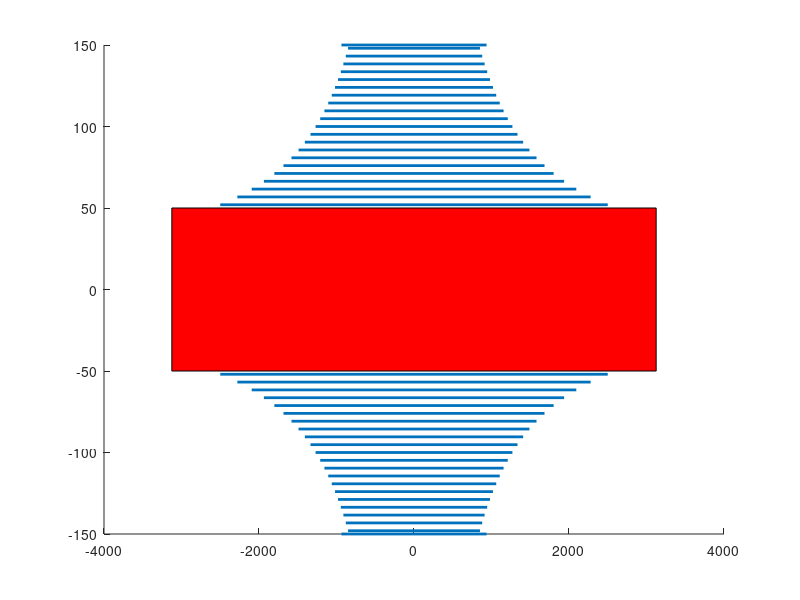
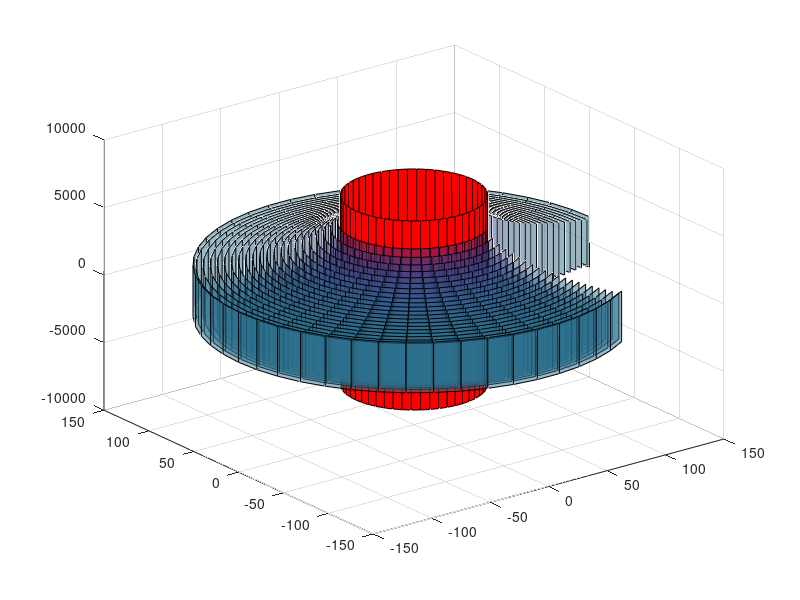

MATLAB code to generate these figures, in order:
clc
close all
clear all
%%
% Declareing Given Variables 
Voltage = 275000;
Inner_diameter = 100; 
Outer_diameter = 300;
First_foil_length = 5000;
N = 21;
Foil_Thickness = 0.1;
First_Gap = 2;
Last_Gap  = 2;

%%
% Defining new variables
Del_Voltage = Voltage/N-1; %Voltage between each foil
Del_Radius = ((Outer_diameter- Inner_diameter)-2*(First_Gap+Last_Gap))/(2*(N-1)); % Spacing between each foil
%Initialise vectors (22 for 3D plotting)
L = zeros(1,N+1); 
Radius = zeros(1,N+1);

%%
% Calculation
L(1)=First_foil_length; %The forst foil is 5000mm and connected to the conductor, no capacitance between conductor and this foil
r0 = Inner_diameter/2; %Radius of the conductor
Radius(1)= Inner_diameter/2  + First_Gap; % Radial position of first foil = 52mm

%Calculate the radial positions of all foils
for i=2:N
    Radius(i)=Radius(i-1) + Del_Radius;
end

% Refer to Section 2.2 for an explanation of this assumption
L(2)= log(Radius(2)/Radius(1))* L(1) / log(Radius(1)/(Radius(1)-Del_Radius)) ;

%Follow the iterative formula
for i=3:N     
    L(i)= log(Radius(i-1)/Radius(i))* L(i-1) / log(Radius(i-2)/Radius(i-1));
end

%For plotting - add the outer shell
L(N+1)=L(N)+.1*L(N);
Radius(N+1)=Radius(N)+ Last_Gap;

LHalfed = zeros(1, N+1);
LHalfed = L/2;

%%
% Ploting
x=zeros(1,2*(N+1));
y=x;
j=1;
for i=1:2:2*(N+1)
    x(i)=L(j)/2;
    x(i+1)=-L(j)/2;
    y(i)=Radius(j);
    y(i+1)=Radius(j);
    j=j+1;
end
y2=-y;

% 2D Plot
figure
rect_H = rectangle('Position', [-1.25*x(1),- r0, 2.5*x(1), 2*r0]); 
set(rect_H, 'FaceColor', 'r') 

for i=1:2:2*(N+1)
    hold on
    line(x(i:i+1), y(i:i+1), 'LineWidth',2)
    line(x(i:i+1), y2(i:i+1),'LineWidth',2)
    %axis equal
end

% 3D Plot
scl=1; % Z direction scalling value for plotting
figure
R=[r0 r0];
[X,Y,Z] = cylinder(R,50);
Z(2, :) =( L(1)+ .4*L(1))*scl;
Z(1, :) = - scl* Z(2, :);
surf(X,Y,Z, 'FaceColor', [1,0,0]);

for i=1:N+1
    hold on
    R=[Radius(i) Radius(i)];
    K=50;
    [X,Y,Z] = cylinder(R,K);
    Z(2,:)= L(i);
    Z(1,:)= -L(i);
    p= 6*N/3+1;
    X = X(:,1:p);
    Y = Y(:,1:p);
    Z = Z(:,1:p)*scl;
    testsubject = surf(X,Y,Z); 
    set(testsubject,'FaceAlpha',0.5)
    %axis equal
end

% Saving results to file
FID = fopen('RadialVals21.tex', 'w');
fprintf(FID, '\\begin{table}[!htb]\n');
fprintf(FID, '\\caption{Radial Grading Calculations Results}\n');
fprintf(FID, '\\label{table:radialvals}\n');
fprintf(FID, '\\begin{center}\n');
fprintf(FID, '\\begin{tabular}{cc}\n');
fprintf(FID, '\\toprule\n');
fprintf(FID, '\\textbf{Radius(mm)} & \\textbf{Length(mm)} \\\\ \\toprule\n');
for i=1:N+1
    fprintf(FID, '%4.2f & %4.2f \\\\\n', Radius(i), L(i));
end 
fprintf(FID, '\\bottomrule\n');
fprintf(FID, '\\end{tabular}\n');
fprintf(FID, '\\end{center}\n');
fprintf(FID, '\\end{table}\n');
fclose(FID);



